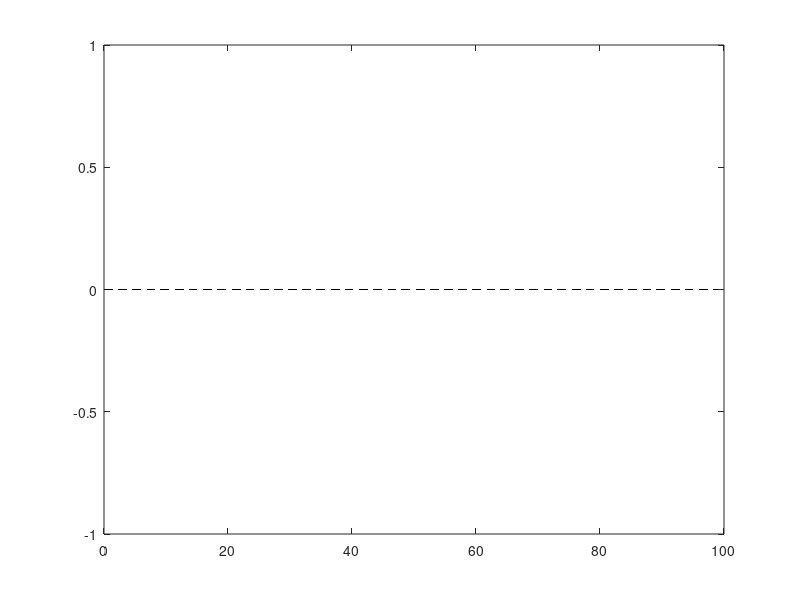

Write the MATLAB code that produced this figure. (Note: this script raises an error after producing the figure.)
close all
clc

%{
    Grip force test: Tests the normal force produced during HSA gripper grasping, using a 3D-printed test cylinder

    Antipodal Grasping: Using opposing forces to grasp the cylinder (opposite points on the surface of the test cylinder)
%}

imported_data = {'GripforceTestSample_4-NoEcoflexLayer.csv', 'GripforceTestSample_8-PinchGrasp2.csv', 'GripforceTestSample_7-CagingGrasp2'};
legend_labels = {'Pinch Grasp: No Ecoflex', 'Pinch Grasp', 'Caging Grasp'};


figure()

% plot zero line
x = 0:99;
y = zeros(100);
plot(x, y, 'k--', 'LineWidth', 0.3, 'HandleVisibility', 'off')
hold on

ticklabels = {'10', '20', '30', '40', '50', '60', '70', '80', '90', '100'};
tl = linspace(10, 100, 10);

for i = 1:3
    %{
        Reads and plots force and extension data from Instron's raw data (.csv)
    %}
    data = readtable(imported_data{i}, "VariableNamingRule", "preserve");
    e_data = data.('Displacement'); % extension in mm
    f_data = data.('Force'); % force in N

    plot(e_data, f_data, '-', 'LineWidth', 1.5, 'DisplayName', legend_labels{i})
    hold on
end

title({"Grip Force Test";'HSA Rotation = 90\circ'})
xlabel('Extension [mm]')
ylabel('Force [N]')
xlim([0 100])
ylim([-6 12])

xticks(tl)
xticklabels(ticklabels)

grid on
legend('Location', 'southwest')


% figure size

x0 = 900;
y0 = 410;
width = 450;
height = 400;
set(gcf, 'position', [x0, y0, width, height])
exportgraphics(gcf, 'D:\Srivatsan\HSA-gripper-files\Plot Images\GripForce.png', 'Resolution', 800)